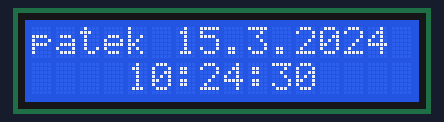
The sketch below on a simulated Arduino Uno, built with avr-gcc and run on an emulated ATmega328P. On the bench: 16×2 character LCD. The local clock reads 2024-03-15 10:24:30 at power-on unless the sketch sets it; what the sketch prints to the serial monitor is not drawn.

Above: at 0.1 s.
At 4.2 s:
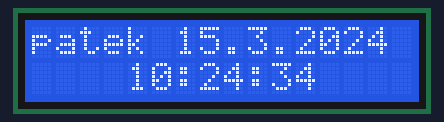
At 9.3 s:
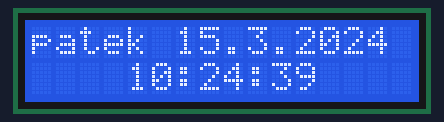
At 19.5 s:
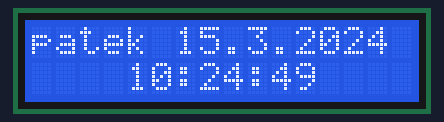
At 29.2 s:
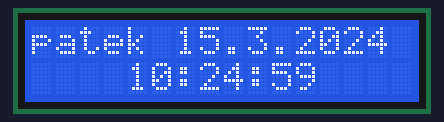
At 38.4 s:
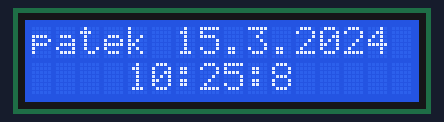

The sketch:

ArduinoAlarmClock.ino
```cpp
// Hodiny reálného času DS1307

// připojení knihoven
#include <Wire.h>
#include "RTClib.h"
#include <LiquidCrystal.h>

// vytvoření instance DS1307 z knihovny RTClib
RTC_DS1307 DS1307;

// initialize the library with the numbers of the interface pins
LiquidCrystal lcd(12,11,10,9,8,7,6,5,4,3,2);

const byte setupPin = 19;
const byte increasePin = 18;

// vytvoření pole seznamDni s názvy jednotlivých dní
char seznamDni[7][8] = {"nedele", "pondeli", "utery", "streda", "ctvrtek", "patek", "sobota"};

volatile unsigned long setupMenuCount = 0;
volatile unsigned long increaseClockCount = 0;
const unsigned long interruptIntervalInMs = 1000;

void setup () {
  // komunikace přes sériovou linku rychlostí 9600 baud
  Serial.begin(9600);
  // kontrola připojeného obvodu reálného času
  if (! DS1307.begin()) {
    Serial.println("Hodiny nejsou pripojeny!");
    while (1);
  }
  // kontrolu spuštění obvodu reálného času
  if (! DS1307.isrunning()) {
    Serial.println("Hodiny nejsou spusteny! Spoustim nyni..");

    // pro nastavení času v obvodu reálného času použijte jednorázově(!)
    // následující příkaz v pořadí rok, měsíc, den, hodina, minuta, vteřina
    // příklad: 26.4.2016 9:10:11
    DS1307.adjust(DateTime(F(__DATE__), F(__TIME__)));
  }
  lcd.begin(16,2);      // set up the LCD's number of columns and rows:
  lcd.setCursor(0,0);   // set the cursor to column 0, line 0
  pinMode(setupPin, INPUT);
  pinMode(increasePin, INPUT);
  attachInterrupt(digitalPinToInterrupt(setupPin), setupClock, HIGH);
  attachInterrupt(digitalPinToInterrupt(increasePin), increaseClock, HIGH);
}

void loop () {
  // načtení aktuálního času a data do proměnné datumCas
  DateTime datumCas = DS1307.now();

  consoleDateTime(datumCas);
  displayDateTime(datumCas);
  Serial.print("Setup count: ");
  Serial.print(setupMenuCount);
  Serial.print(" ");
  Serial.println(increaseClockCount);

  // pauza mezi výpisy
  delay(500);
}

void consoleDateTime(DateTime datumCas) {
  // vypsání informací o aktuálním času a datu po sériové lince
  Serial.print("Aktualni cas ");
  Serial.print(datumCas.hour());
  Serial.print(':');
  Serial.print(datumCas.minute());
  Serial.print(':');
  Serial.print(datumCas.second());
  Serial.print(", ");
  Serial.print(seznamDni[datumCas.dayOfTheWeek()]);
  Serial.print(" ");
  Serial.print(datumCas.day());
  Serial.print('.');
  Serial.print(datumCas.month());
  Serial.print('.');
  Serial.print(datumCas.year());
  Serial.println();
}

void displayDateTime(DateTime dateTime) {
  lcd.clear();
  lcd.print(seznamDni[dateTime.dayOfTheWeek()]);
  lcd.print(" ");
  lcd.print(dateTime.day());
  lcd.print('.');
  lcd.print(dateTime.month());
  lcd.print('.');
  lcd.print(dateTime.year());

  lcd.setCursor(4,1);   // set the cursor to column 0, line 1
  lcd.print(dateTime.hour());
  lcd.print(':');
  lcd.print(dateTime.minute());
  lcd.print(':');
  lcd.print(dateTime.second());
}

void setupClock() {
  static unsigned long lastAcceptedInterrupt = 0;
  unsigned long actualInterrupt = millis();
  if ((actualInterrupt - lastAcceptedInterrupt) > interruptIntervalInMs) {
    setupMenuCount++;
    lastAcceptedInterrupt = actualInterrupt;
  }
}

void increaseClock() {
  static unsigned long lastAcceptedInterrupt = 0;
  unsigned long actualInterrupt = millis();
  if ((actualInterrupt - lastAcceptedInterrupt) > interruptIntervalInMs) {
    increaseClockCount++;
    lastAcceptedInterrupt = actualInterrupt;
  }
}
```

Measured:
- what the display in image 1 shows lasts 1.0 s, from 4.2 s to 5.2 s
